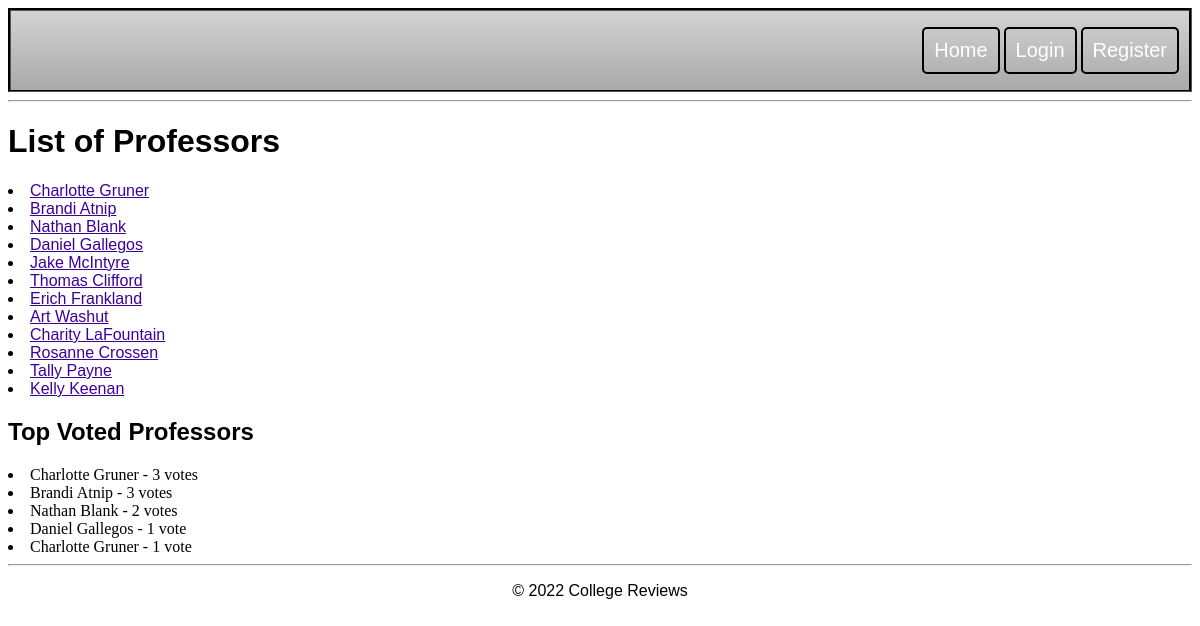
The app's page /teachers/, older data.
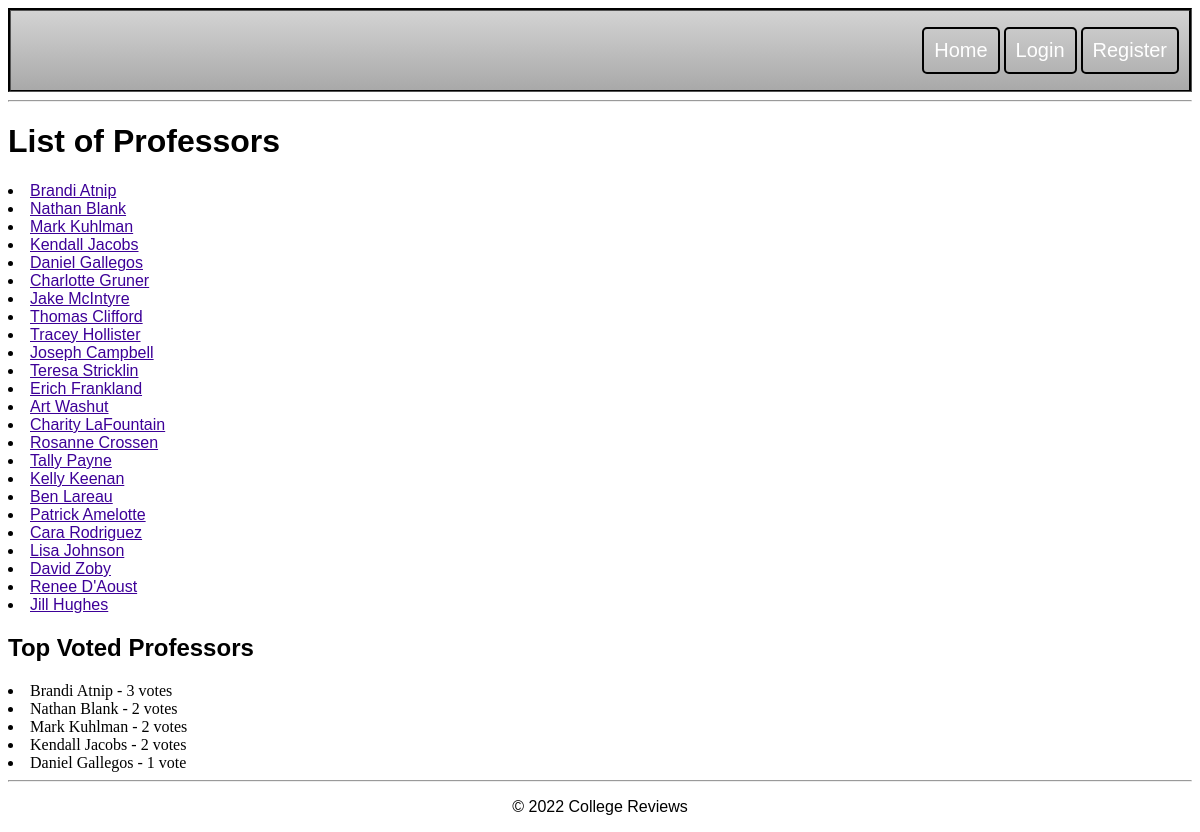
The same page, newer data.
### college/models.py (models this page shows, shortened)
class Choice(models.Model):
    question = models.ForeignKey(Question, on_delete=models.CASCADE)
    choice_text = models.CharField(max_length=200)
    votes = models.IntegerField(default=0)

### teachers/views.py (the view)
# urls.py: path('teachers/', include('teachers.urls')),
def teachers(request):
    choices = Choice.objects.all().values().order_by('-votes')
    teacher_list = []
    for choice in choices:
        teacher_list.append(choice['choice_text'])
    teacher_list = list(dict.fromkeys(teacher_list))#remove duplicates
    return render(request, 'college/teachers.html', {'choices': choices, 'teacher_list': teacher_list})

### college/templates/college/teachers.html (shortened to what this page needs)
{% extends "college/layout.html" %}
{% block content %}
<h1>List of Professors</h1>
{% for teacher in teacher_list %}
    <li><a href="{{ teacher }}">{{ teacher }}</a></li>
{% endfor %}
<h2>Top Voted Professors</h2>
{% for choice in choices|slice:":5" %}
    <li>{{ choice.choice_text }} - {{ choice.votes }} vote{{ choice.votes|pluralize }}</li>
{% endfor %}
{% endblock %}

Row changes from the older to the newer data that the page shows:
no longer on one of the page's lists (row unchanged): Choice: choice_text "Charlotte Gruner", votes "1"
no longer on one of the page's lists (row edited): Choice: choice_text "Charlotte Gruner", votes "3", votes|pluralize "s"
added Choice: teacher_list "Mark Kuhlman", choice_text "Mark Kuhlman", votes "2"
added Choice: teacher_list "Kendall Jacobs", choice_text "Kendall Jacobs", votes "2"
added Choice: teacher_list "Tracey Hollister"
added Choice: teacher_list "Joseph Campbell"
changed Choice: choice_text "Charlotte Gruner" → "Teresa Stricklin" (drawn)
added Choice: teacher_list "Ben Lareau"
added Choice: teacher_list "Patrick Amelotte"
added Choice: teacher_list "Cara Rodriguez"
added Choice: teacher_list "Lisa Johnson"
added Choice: teacher_list "David Zoby"
added Choice: teacher_list "Renee D'Aoust"
added Choice: teacher_list "Jill Hughes"
Text that changed along with them:
new list line: "Teresa Stricklin"
